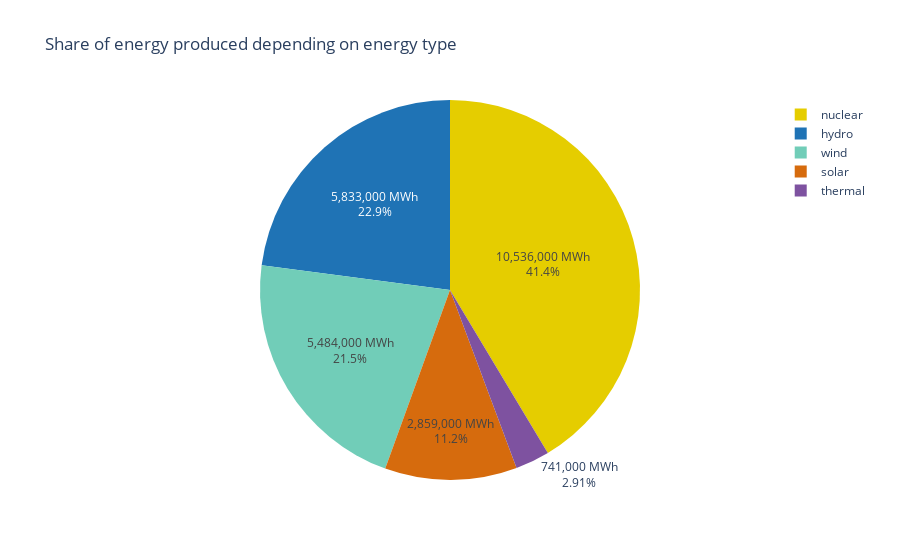

Source (notebook cell):
### Code cell
labels2 = ['solar','wind','hydro', "nuclear", "thermal"]
values2 = [proportion_solar_wind2["total_solar"].sum(),
           proportion_solar_wind2["total_wind"].sum(),
           proportion_solar_wind2["total_hydro"].sum(),
           proportion_solar_wind2["total_nuclear"].sum(),
           proportion_solar_wind2["total_thermal"].sum(),
          ]

fig = go.Figure(data=[go.Pie(labels=labels2,
                             values=values2,
                             marker_colors=[SOLAR_COLOR, WIND_COLOR, HYDRO_COLOR, NUKE_COLOR, THERMAL_COLOR],
                            text=[f"{round(el / 12., -3):,.0f} MWh" for el in values2]
                            )]
                             
                )
fig.update_layout(
    title=f"Share of energy produced depending on energy type"
)
fig.show()

### Figure 1 — Plotly figure (JSON) as saved in the notebook; plotly's stock layout.template omitted (floating-point values rounded to 4 significant figures)
{"data": [{"labels": ["solar", "wind", "hydro", "nuclear", "thermal"], "marker": {"colors": ["#d66b0d", "#71cdb8", "#1f73b5", "#e5cd00", "#7e52a0"]}, "text": ["2,859,000 MWh", "5,484,000 MWh", "5,833,000 MWh", "10,536,000 MWh", "741,000 MWh"], "type": "pie", "values": [34310000.0, 65810000.0, 70000000.0, 126400000.0, 8893000.0]}], "layout": {"title": {"text": "Share of energy produced depending on energy type"}}}
